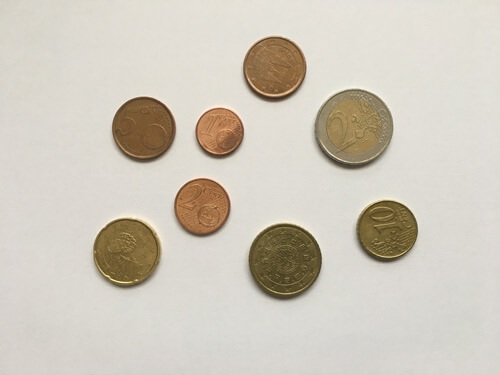
#> input picture detectar_circulos/dataset/monedas.png, 500 x 375 px
$ python 'mo ne das.py'
#> lines starting #> are read from the running program, lines starting #| are printed output that depends on the picture; after the words box and inside, x2 and y2 are one past the last pixel; in counts of white or black regions, pixels touching at a corner belong together
import cv2
import numpy as np
import random

img = cv2.imread('dataset/monedas.png')
#> img is the input picture: shape (375, 500, 3); mean B, G, R 188.8, 200.7, 207.2
src = cv2.cvtColor(img, cv2.COLOR_BGR2GRAY)
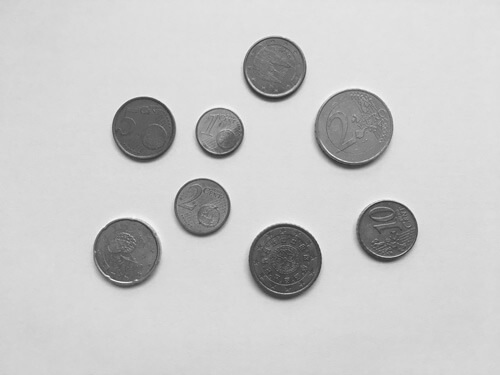
#> src: shape (375, 500); min 46, max 249, mean 201.2
# desenfoque
src = cv2.GaussianBlur(src,(5,5),cv2.BORDER_DEFAULT)
cv2.imwrite('output/blur.png',src)
threshold = 90
src = cv2.Canny(src, threshold, threshold*3)
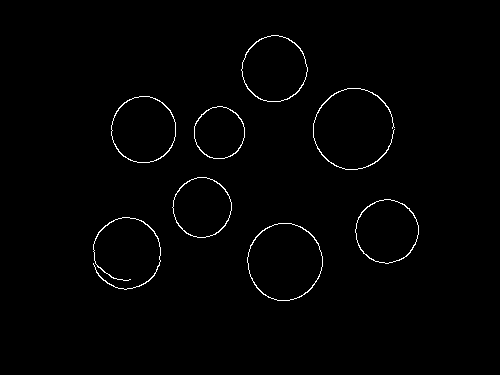
#> src: shape (375, 500); 1.1% white in thin lines or dots, all inside (x1, y1, x2, y2) = (93, 35, 419, 301)
cv2.imwrite('output/canny.png',src)
contornos, jerarquia =  cv2.findContours(src.copy(), cv2.RETR_EXTERNAL, cv2.CHAIN_APPROX_NONE)
#> contornos = 8 contours; box (x1, y1, x2, y2) and area: (247, 223, 323, 301) 4512, (111, 96, 176, 163) 3362, (241, 35, 308, 102) 3354, (355, 199, 419, 264) 3105, (172, 177, 232, 238) 2722, (194, 106, 245, 159) 2055, (93, 217, 161, 290) 70, (313, 88, 395, 170) 68; jerarquia = [[1, -1, -1, -1], [2, 0, -1, -1], [3, 1, -1, -1], [4, 2, -1, -1], [5, 3, -1, -1], [6, 4, -1, -1], [7, 5, -1, -1], [-1, 6, -1, -1]]
print("hay "+str(len(contornos))+" monedas")
#| hay 8 monedas

a_color = cv2.cvtColor(src, cv2.COLOR_GRAY2RGB)

for i in range(len(contornos)):
  cv2.drawContours(a_color, contornos, i, (random.randint(0,255), random.randint(0,255), random.randint(0,255)), 2)
#> this loop made 8 passes
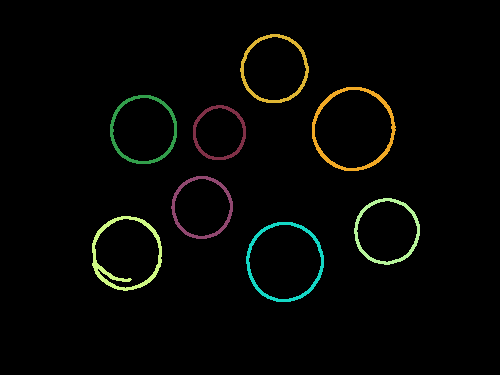
#> a_color: shape (375, 500, 3); mean B, G, R 3.4, 5.6, 4.9

cv2.imwrite('output/contornos.png',a_color)
